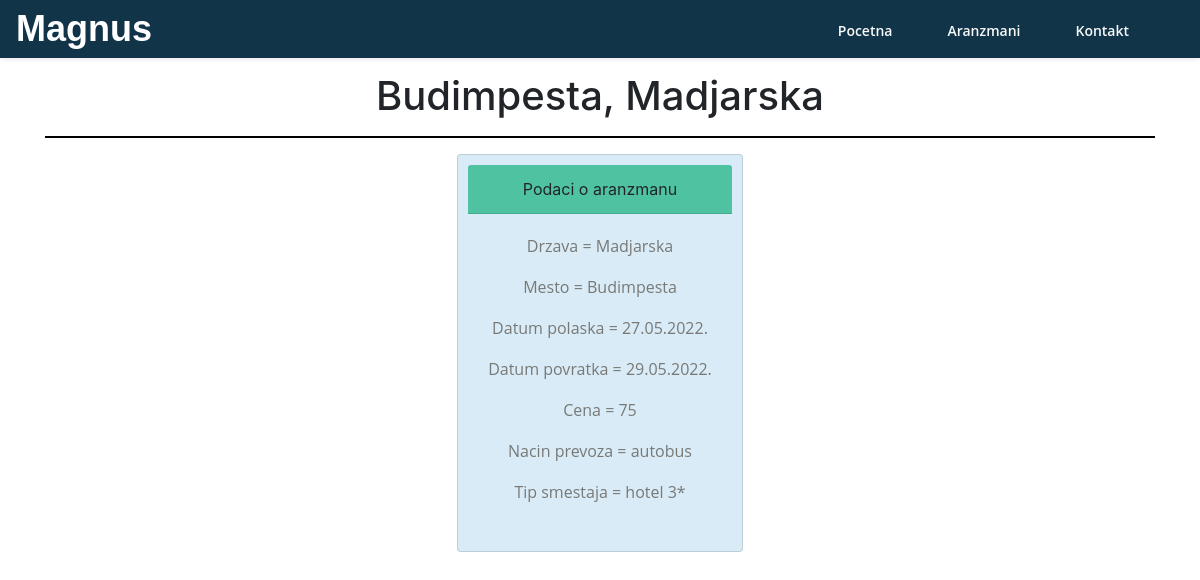
Screenshot of /read.php?id=3 with the database file from the repository.
### tables this page shows
CREATE TABLE `aranzmani` (
  `id_aranzmana` int(11) NOT NULL,
  `mesto` varchar(255) NOT NULL,
  `datum_polaska` varchar(255) NOT NULL,
  `datum_povratka` varchar(255) NOT NULL,
  `cena_u_evrima` int(11) NOT NULL,
  `nacin_prevoza` varchar(255) NOT NULL,
  `tip_smestaja` varchar(255) NOT NULL,
  `id_drzave` int(11) NOT NULL
);

CREATE TABLE `drzave` (
  `id_drzave` int(11) NOT NULL,
  `naziv_drzave` varchar(255) NOT NULL
);

### aranzmani/aranzmaniobrada.php (called while the page is built, shortened)
<?php
class Aranzman
{
	public static function fetch_single(mysqli $conn, $id_aranzmana)
	{
		$data = null;
		$query = "SELECT * , d.naziv_drzave FROM drzave d INNER JOIN aranzmani a on (d.id_drzave=a.id_drzave) WHERE id_aranzmana = '$id_aranzmana'";
		if ($sql = $conn->query($query)) {
			while ($row = $sql->fetch_assoc()) {
				$data = $row;
			}
		}
		return $data;
	}
}

### read.php (the view, shortened to what this page needs)
<?php
include "konekcija.php";
include "aranzmani/aranzmaniobrada.php";
?>
<!doctype html>
<html lang="en">
<head>
  <link rel="stylesheet" href="https://stackpath.bootstrapcdn.com/bootstrap/4.3.1/css/bootstrap.min.css">
  < <link rel="stylesheet" href="css/izgled.css">
    <link rel="stylesheet" href="forma/css/bootstrap.min.css">
</head>
<body>
  <nav class="navbar navbar-expand-md navbar-dark navbar-custom fixed-top">
    <a class="navbar-brand logo-text page-scroll" href="index.php">Magnus</a>
    <div class="collapse navbar-collapse" id="navbarsExampleDefault">
      <ul class="navbar-nav ml-auto">
        <li class="nav-item">
          <a class="btn-round-custom" href="#">Pocetna</a>
        </li>
        <li class="nav-item">
          <a class="btn-round-custom" href="aranzmani/aranzmani.php">Aranzmani</a>
        </li>
        <li class="nav-item">
          <a class="btn-round-custom" href="kontakt.php">Kontakt</a>
        </li>
      </ul>
    </div>
  </nav>
  <?php
  $id_aranzmana = $_REQUEST['id'];
  $row = Aranzman::fetch_single($conn, $id_aranzmana);
  if (!empty($row)) {
  ?>
    <div class="container">
      <div class="row">
        <div class="col-md-12 mt-5">
          <h1 class="text-center"> <?php echo $row['mesto']; ?>, <?php echo $row['naziv_drzave']; ?></h1>
          <hr style="height: 1px;color: black;background-color: black;">
        </div>
      </div>
      <div class="row">
        <div class="col-md-5 mx-auto  d-flex justify-content-center">
          <div id="jedanAranzman" class="card">
            <div id="podaci" class="card-header">
              Podaci o aranzmanu
            </div>
            <div class="card-body">
              <p>Drzava = <?php echo $row['naziv_drzave']; ?></p>
              <p>Mesto = <?php echo $row['mesto']; ?></p>
              <p>Datum polaska = <?php echo $row['datum_polaska']; ?></p>
              <p>Datum povratka = <?php echo $row['datum_povratka']; ?></p>
              <p>Cena = <?php echo $row['cena_u_evrima']; ?></p>
              <p>Nacin prevoza = <?php echo $row['nacin_prevoza']; ?></p>
              <p>Tip smestaja = <?php echo $row['tip_smestaja']; ?></p>
            </div>
          </div>
        <?php
      } else {
        echo "no data";
      }
        ?>
        </div>
      </div>
    </div>
</body>
</html>

### css/izgled.css (style rules this page uses)
body, html { width: 100%; height: 100%; }
body, p { color: #787976; font: 400 1rem/1.5625rem "Open Sans", sans-serif; }
h1 { color: #484a46; font: 700 2.5rem/3rem "Montserrat", sans-serif; }
a { color: #f8f9fa; text-decoration: none; }
.navbar-custom { padding-top: 0.375rem; padding-bottom: 0.375rem; background-color: #113448; box-shadow: 0 0.0625rem 0.375rem 0 rgba(0, 0, 0, 0.1); font: 600 0.875rem/0.875rem "Open Sans", sans-serif; transition: all 0.2s; }
.navbar-custom .navbar-brand { font-size: 0; }
.navbar-custom .navbar-brand.logo-text { margin-top: 0.25rem; margin-bottom: 0.25rem; font: 700 2.25rem/1.5rem "Montserrat", sans-serif; color: #fff; text-decoration: none; }
.navbar-custom .navbar-nav { margin-top: 0.75rem; margin-bottom: 0.5rem; }
#navbarsExampleDefault { text-align: right; }
.navbar-nav { display: inline-block; }
.navbar-nav li { list-style: none; display: inline-block; margin-right: 55px; position: relative; }
.card { display: inline-block; text-align: right; width: 50%; padding: 10px; }
#jedanAranzman { width: fit-content; text-align: center; }
#podaci { background-color: #4fc3a1; }
.nav-item { text-align: right; }

### rows the page displays
aranzmani: mesto "Budimpesta", id_drzave.naziv_drzave "Madjarska", datum_polaska "27.05.2022.", datum_povratka "29.05.2022.", cena_u_evrima "75", nacin_prevoza "autobus", tip_smestaja "hotel 3*"
